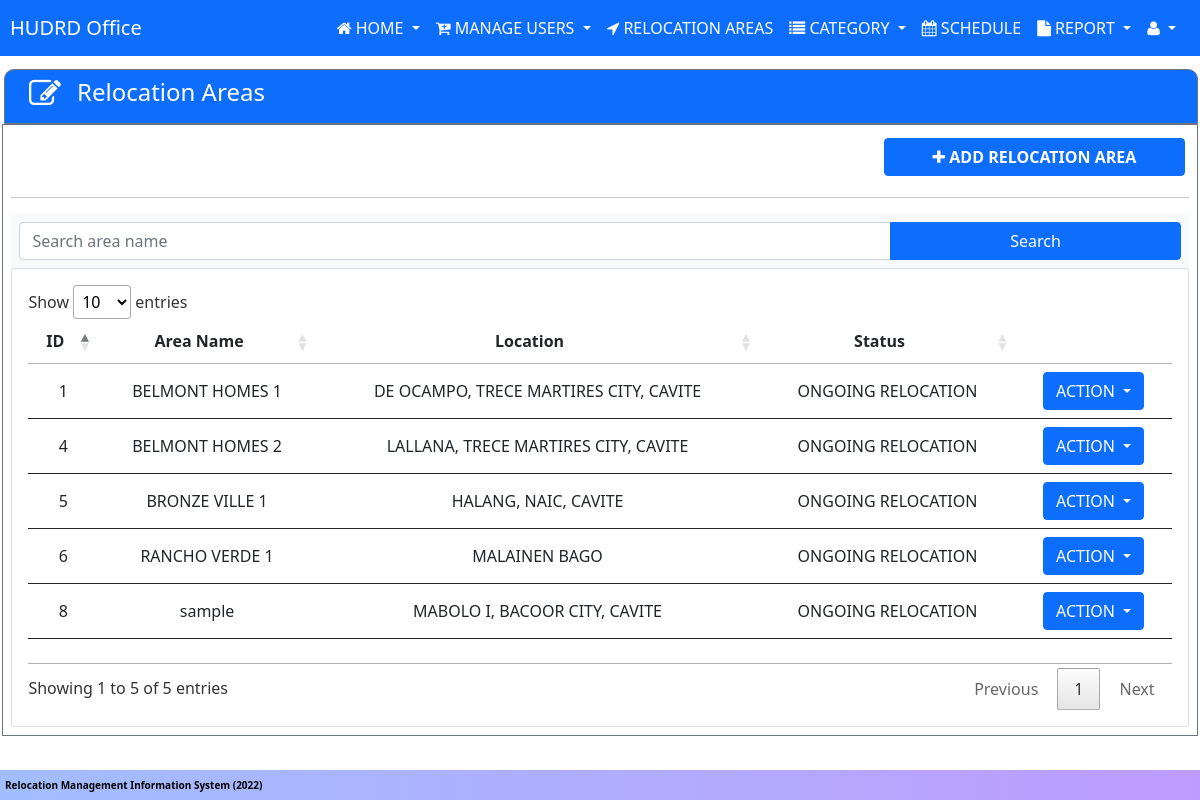
/userData/hudrd/hudrd-relocationArea.php (signed in), run on the app's committed database.
### tables this page shows
CREATE TABLE `tbl_relocation_area` (
  `r_id` int(11) NOT NULL AUTO_INCREMENT,
  `r_name` varchar(255) NOT NULL,
  `r_location` varchar(255) NOT NULL,
  `r_primary_dev_name` varchar(255) NOT NULL,
  `r_primary_dev_contact` varchar(255) NOT NULL,
  `r_primary_dev_email` varchar(255) NOT NULL,
  `r_total_families` int(255) NOT NULL DEFAULT 0,
  `r_status` varchar(255) NOT NULL,
  PRIMARY KEY (`r_id`)
);

### includes/relocationAreaModal.php (the view, shortened to what this page needs)
<div class="dropdown">
    <button class="btn btn-primary dropdown-toggle" id="dropdownMenu1" type="button" data-bs-toggle="dropdown">
        ACTION
    </button>
</div>

### userData/hudrd/hudrd-relocationArea.php (shortened to what this page needs)
<?php include '../../includes/header.php';
?>
<div class="ms-1 d-inline-flex p-2 border border-1 border-secondary text-white bg-primary"
    style="border-top-left-radius: 10px;border-top-right-radius:10px;width: 99.50%;">
    <i class="ps-3 fa fa-2x fa-edit "></i>
    <h4 class="ps-3 w-25"> Relocation Areas</h4>
</div>
<div class=" ms-auto me-auto p-2 border border-1 border-secondary" style="width: 99.60%;">
    <div class="row justify-content-end">
        <br>
        <br>
        <a type="button" href="#"
            class="col-lg-3 col-md-5 col-sm-4  col-7 text-center text-decoration-none me-3 btn btn-primary"
            style="font-weight: 700;" data-bs-toggle="modal" data-bs-target="#addAreaModal"> <i class="fa fa-plus"></i>
            ADD RELOCATION AREA
        </a>
    </div>
    <hr>
    <div class="bg-light  me-auto ms-auto">
        <form action="<?php echo $_SERVER['PHP_SELF']; ?>" method="POST">
            <div class="input-group p-2">
                <input type="text" name="searchKey" value="<?php if (isset($_POST['searchKey'])) {
                                                                echo $_POST['searchKey'];
                                                            } ?>" id="" class="form-control"
                    placeholder="Search area name">
                <input type="submit" name="submitSearch" value="Search" class=" btn btn-primary w-25">
            </div>
        </form>
        <div class="card">
            <div class="card-body">
                <table class=" table table-hover table-responsive word-wrap w-100" id="example">
                    <thead>
                        <tr>
                            <th>ID</th>
                            <th>Area Name</th>
                            <th>Location</th>
                            <th>Status</th>
                            <th></th>
                        </tr>
                    </thead>
                    <tbody>
                        <?php
                        require_once '../../includes/conn.php';
                        if (isset($_POST['submitSearch'])) {
                            $searchName = $conn->real_escape_string($_POST['searchKey']);
                            $query = "SELECT * FROM tbl_relocation_area WHERE r_name LIKE '%$searchName%' OR r_location LIKE '%$searchName%' OR r_status LIKE '%$searchName%'";
                            $result = $conn->query($query);
                            if (mysqli_num_rows($result) > 0) {
                                while ($row = $result->fetch_assoc()) :
                        ?>
                        <tr>
                            <td><?php echo $row['r_id'] ?></td>
                            <td><?php echo $row['r_name'] ?></td>
                            <td><?php echo $row['r_location'] ?></td>
                            <td><?php echo $row['r_status'] ?></td>
                            <td class="text-center">
                                <?php include "../../includes/relocationAreaModal.php" ?>
                            </td>
                        </tr>
                        <?php
                                endwhile;
                            } else {
                                echo '<td colspan="5" class=" text-danger text-center">
                    NO RECORDS FOUND
                    </td>';
                            }
                            ?>
                        <?php
                        } else {
                            $query = $conn->query("SELECT * FROM tbl_relocation_area");
                            if (mysqli_num_rows($query) > 0) {
                                while ($row = mysqli_fetch_array($query)) :
                            ?>
                        <tr>
                            <td><?php echo $row['r_id'] ?></td>
                            <td><?php echo $row['r_name'] ?></td>
                            <td><?php echo $row['r_location'] ?></td>
                            <td><?php echo $row['r_status'] ?></td>
                            <td class="text-center">
                                <?php include "../../includes/relocationAreaModal.php" ?>
                            </td>
                        </tr>
                        <?php
                                endwhile;
                            } else {
                                echo '<td colspan="5" class=" text-danger text-center">
                    NO RECORDS FOUND
                    </td>';
                            }
                        }
                        ?>
                    </tbody>
                </table>
            </div>
        </div>
    </div>
</div>
<?php include '../../includes/footer.php'; ?>

### css/navAndFoot.css (style rules this page uses)
body { font-family: "Franklin Gothic Medium", "Arial Narrow", Arial, sans-serif; height: auto; padding-top: 4.3rem; padding-bottom: 2.5rem; }

### data on the page
tbl_relocation_area: r_id "1", r_name "BELMONT HOMES 1", r_location "DE OCAMPO, TRECE MARTIRES CITY, CAVITE", r_status "ONGOING RELOCATION"
tbl_relocation_area: r_id "4", r_name "BELMONT HOMES 2", r_location "LALLANA, TRECE MARTIRES CITY, CAVITE", r_status "ONGOING RELOCATION"
tbl_relocation_area: r_id "5", r_name "BRONZE VILLE 1", r_location "HALANG, NAIC, CAVITE", r_status "ONGOING RELOCATION"
tbl_relocation_area: r_id "6", r_name "RANCHO VERDE 1", r_location "MALAINEN BAGO", r_status "ONGOING RELOCATION"
tbl_relocation_area: r_id "8", r_name "sample", r_location "MABOLO I, BACOOR CITY, CAVITE", r_status "ONGOING RELOCATION"
